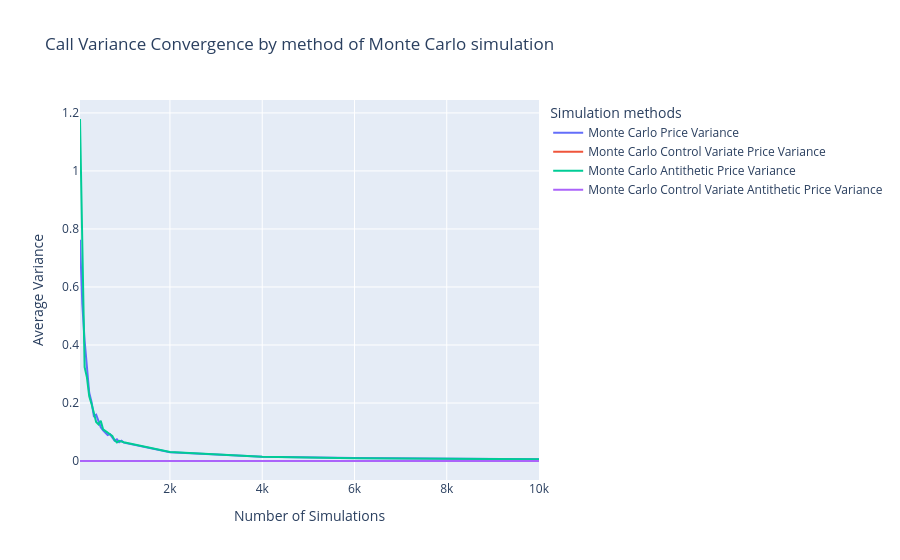

This figure's notebook cell:
### Code cell
fig = go.Figure()

# Courbe 1 : Moyenne
fig.add_trace(go.Scatter(
    x=df_call_mc.index,
    y=df_call_mc["var_normalized"],
    mode='lines',
    name='Monte Carlo Price Variance'
))

fig.add_trace(go.Scatter(
    x=df_call_mc_cv.index,
    y=df_call_mc_cv["var_normalized"],
    mode='lines',
    name='Monte Carlo Control Variate Price Variance'
))

fig.add_trace(go.Scatter(
    x=df_call_mc_an.index,
    y=df_call_mc_an["var_normalized"],
    mode='lines',
    name='Monte Carlo Antithetic Price Variance'
))

fig.add_trace(go.Scatter(
    x=df_call_mc_an_cv.index,
    y=df_call_mc_an_cv["var_normalized"],
    mode='lines',
    name='Monte Carlo Control Variate Antithetic Price Variance'
))

fig.update_layout(
    title="Call Variance Convergence by method of Monte Carlo simulation",
    xaxis_title="Number of Simulations",
    yaxis_title="Average Variance",
    legend_title="Simulation methods"
)

fig.show()

### Figure 1 — Plotly figure (JSON) as saved in the notebook; plotly's stock layout.template omitted (floating-point values rounded to 4 significant figures)
{"data": [{"mode": "lines", "name": "Monte Carlo Price Variance", "type": "scatter", "x": [50, 100, 150, 200, 250, 300, 350, 400, 450, 500, 550, 600, 650, 700, 750, 800, 850, 900, 950, 1000, 2000, 4000, 6000, 8000, 10000], "y": [0.7628, 0.5417, 0.4149, 0.3298, 0.2353, 0.2038, 0.1554, 0.1594, 0.1409, 0.1165, 0.1054, 0.09741, 0.08962, 0.09258, 0.08143, 0.07003, 0.07447, 0.06476, 0.07005, 0.06341, 0.03015, 0.01494, 0.01012, 0.00744, 0.006064]}, {"mode": "lines", "name": "Monte Carlo Control Variate Price Variance", "type": "scatter", "x": [50, 100, 150, 200, 250, 300, 350, 400, 450, 500, 550, 600, 650, 700, 750, 800, 850, 900, 950, 1000, 2000, 4000, 6000, 8000, 10000], "y": [1.578e-32, 7.967e-33, 4.733e-32, 1.578e-32, 5.05e-32, 2.367e-32, 9.016e-33, 1.775e-32, 1.578e-32, 2.525e-32, 1.291e-32, 1.183e-32, 1.092e-32, 1.014e-32, 4.209e-33, 8.875e-33, 3.712e-33, 3.507e-33, 7.473e-33, 7.1e-33, 6.311e-33, 1.775e-33, 5.259e-34, 8.875e-34, 3.156e-34]}, {"mode": "lines", "name": "Monte Carlo Antithetic Price Variance", "type": "scatter", "x": [50, 100, 150, 200, 250, 300, 350, 400, 450, 500, 550, 600, 650, 700, 750, 800, 850, 900, 950, 1000, 2000, 4000, 6000, 8000, 10000], "y": [1.179, 0.702, 0.3234, 0.2887, 0.2229, 0.1971, 0.1651, 0.1348, 0.1265, 0.139, 0.1093, 0.1041, 0.09671, 0.09188, 0.08681, 0.07151, 0.06356, 0.06943, 0.06634, 0.0649, 0.0308, 0.01477, 0.009883, 0.007425, 0.00598]}, {"mode": "lines", "name": "Monte Carlo Control Variate Antithetic Price Variance", "type": "scatter", "x": [50, 100, 150, 200, 250, 300, 350, 400, 450, 500, 550, 600, 650, 700, 750, 800, 850, 900, 950, 1000, 2000, 4000, 6000, 8000, 10000], "y": [1.578e-32, 7.967e-33, 4.733e-32, 1.578e-32, 5.05e-32, 2.367e-32, 9.016e-33, 1.775e-32, 1.578e-32, 2.525e-32, 1.291e-32, 1.183e-32, 1.092e-32, 1.014e-32, 4.209e-33, 8.875e-33, 3.712e-33, 3.507e-33, 7.473e-33, 7.1e-33, 6.311e-33, 1.775e-33, 5.259e-34, 8.875e-34, 3.156e-34]}], "layout": {"legend": {"title": {"text": "Simulation methods"}}, "title": {"text": "Call Variance Convergence by method of Monte Carlo simulation"}, "xaxis": {"title": {"text": "Number of Simulations"}}, "yaxis": {"title": {"text": "Average Variance"}}}}
